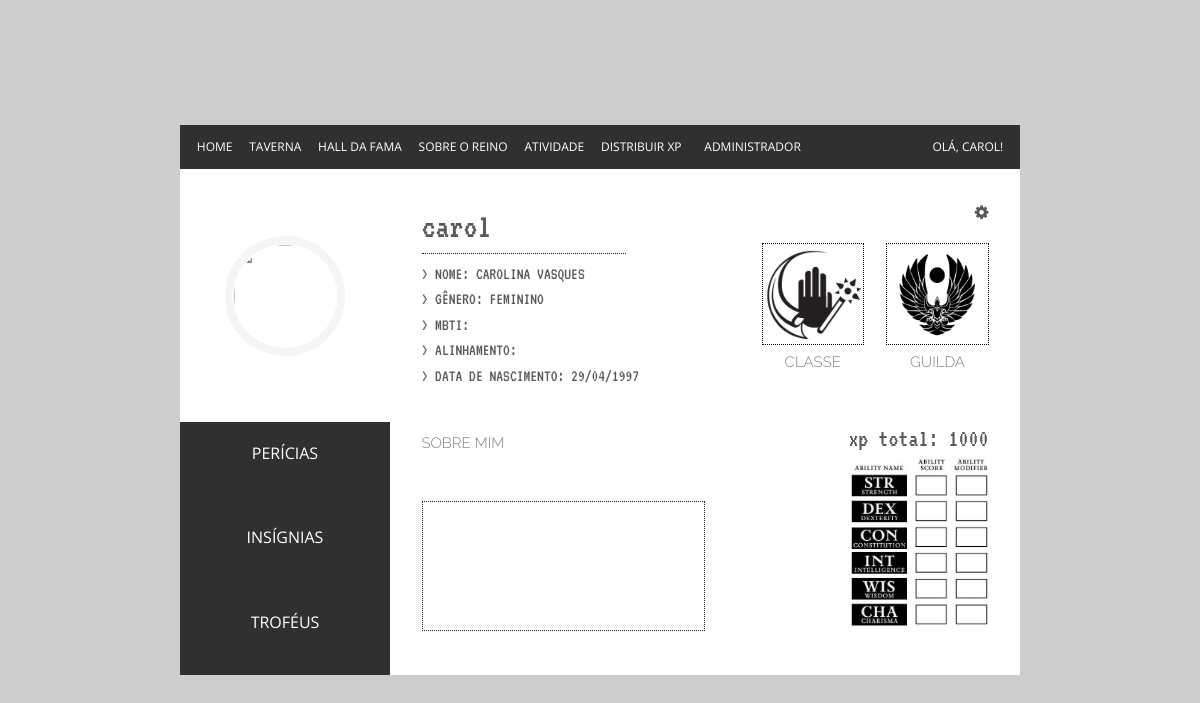
/_view/pageProfile.php?id=carol (signed in), run on the app's committed database.
### tables this page shows
CREATE TABLE `usuario` (
  `user` varchar(15) NOT NULL,
  `password` varchar(256) NOT NULL,
  `name` varchar(50) NOT NULL,
  `class` varchar(50) DEFAULT NULL,
  `exp` double DEFAULT NULL,
  `notActive` tinyint(1) DEFAULT NULL,
  `id_guild` int(11) DEFAULT NULL,
  `picture` varchar(256) DEFAULT NULL,
  `isDirector` tinyint(1) NOT NULL,
  `dateBirthday` date NOT NULL,
  `level` int(11) NOT NULL,
  `allignment` varchar(255) NOT NULL,
  `mbti` enum('','INTP','ENTJ','ENTP','INFJ','INFP','ENFJ','ENFP','ISTJ','ISFJ','ESTJ','ESFJ','ISTP','ISFP','ESTP','ESFP','INTJ') DEFAULT NULL,
  `about` varchar(255) NOT NULL,
  `attributes` varchar(255) NOT NULL,
  `title` varchar(255) NOT NULL,
  `expertise` varchar(255) NOT NULL,
  `genero` enum('M','F') NOT NULL
);

### _controller/getProfileData.php (called while the page is built)
<?php
    $queryText = "SELECT * FROM usuario WHERE user = '".$_GET['id']."'";
    $queryResult = mysqli_query ($conn, $queryText);
    if (!$queryResult)
    {
        echo "<script>alert('Erro ao carregar informações')</script>";
        die();
    }
    else{
        $userData = mysqli_fetch_array($queryResult);
    }
?>

### _controller/helper.php (called while the page is built, shortened)
<?php
function convert_date_db_to_gui($date){
    $new = explode("-",$date);
    $new_date = $new[2]."/".$new[1]."/".$new[0];
    return $new_date;
}
function convert_genre_db_to_gui($genre){
    if($genre == "F"){
        return "Feminino";
    }
}
?>

### _view/pageProfile.php (the view, shortened to what this page needs)
<?php
require_once ("../_controller/mysql_connect.php");
require_once ("../_controller/getProfileData.php");
require_once ("../_controller/helper.php");
?>
<!DOCTYPE html>
<html>
<head>
	<link rel="stylesheet" href="../_css/stylePageProfile.css" type="text/css">
	<link rel="stylesheet" href="https://maxcdn.bootstrapcdn.com/bootstrap/4.0.0-beta/css/bootstrap.min.css">
	<link href="https://maxcdn.bootstrapcdn.com/font-awesome/4.7.0/css/font-awesome.min.css" rel="stylesheet">
</head>
<body>
	<div class="container_profile_bg">
		<div class="container_profile">
			<div class="container_profile_top">
				<a href="home.php" class="container_profile_top_button_left">home</a>
				<a class="container_profile_top_button_left">taverna</a>
				<a href="pageRanking.php" class="container_profile_top_button_left">hall da fama</a>
				<a href="pageGuild.php" class="container_profile_top_button_left">sobre o reino</a>
				<a class="container_profile_top_button_left">atividade</a>
				<a class="container_profile_top_button_left">distribuir xp</a>
				<button class="container_profile_top_button_left" onclick="document.getElementById('edit_adm').style.display='block'">administrador</button>
				<a class="container_profile_top_button_right">olá, <?php echo $userData['user'];?>!</a>
			</div>
			<div class="container_profile_left">
				<div class="profile_img_bg_box">
					<div class="profile_img_bg">
						<img class="profile_img_inner" src="http://pa1.narvii.com/6256/4ec1d780edfb3f3ad303b0e6104d9a079c74e537_hq.gif">
					</div>
				</div>
				<div class="left_links_box">
					<a class="left_links_item left_links_item_border" href="#">Perícias</a>
					<a class="left_links_item left_links_item_border" href="#">Insígnias</a>
					<a class="left_links_item" href="#">Troféus</a>
				</div>
			</div>
			<div class="container_profile_right">
				<div class="container_profile_right_top">
					<div class="container_profile_right_top_left">
						<div class="profile_top_title"><?php echo $userData['user'];?></div>
						<div class="profile_top_subtitle"><?php echo $userData['title']; ?></div>
						<div class="profile_top_text" style="padding-top: 2%;">> NOME: <?php echo $userData['name']; ?></div>
						<div class="profile_top_text">> GÊNERO: <?php echo convert_genre_db_to_gui($userData['genero']); ?></div>
						<div class="profile_top_text">> MBTI: <?php echo $userData['mbti']; ?></div>
						<div class="profile_top_text">> ALINHAMENTO: <?php echo $userData['allignment']; ?></div>
						<div class="profile_top_text">> DATA DE NASCIMENTO: <?php echo convert_date_db_to_gui($userData['dateBirthday']); ?></div>
					</div>
					<div class="container_profile_right_top_right" style="flex-direction:column">
						<div onclick="document.getElementById('edit').style.display='block'" class="container_profile_edit" style="width: 100%;height: 15px;">
							<span style="float:right">
								<i class="fa fa-cog" aria-hidden="true"></i>
							</span>
						</div>
						<div style="display: flex; justify-content: space-between">
							<div class="container_profile_crest">
								<img src="../_img/backgrounds/mage-icon.png" style="width:100%; border: 1px dotted #000; padding: 2% 2% 2% 2%;">
								<div class="crest_container">
									<p class="profile_about_title">CLASSE</p>
								</div>
							</div>
							<div class="container_profile_crest">
								<img src="../_img/backgrounds/brasao.png" style="width:100%; border: 1px dotted #000; padding: 2% 2% 2% 2%;">
								<div class="crest_container">
									<p class="profile_about_title">GUILDA</p>
								</div>
							</div>
						</div>
					</div>
				</div>
				<div class="container_profile_right_bottom">
					<div class="container_profile_right_bottom_left">
						<p class="profile_about_title" style="margin-top: 28%;">sobre mim</p>
						<div class="profile_about_box">
							<p class="profile_about"><?php echo $userData['about'] ?></p>
						</div>
					</div>
					<div class="container_profile_right_bottom_right">
						<div style="text-align: right; font-size: 25px; margin-top: 4%;">xp total: <?php echo $userData['exp'] ?></div>
						<img src="_img/backgrounds/atributos.jpg" style="height:80%;width:auto; margin-top:10%; margin-left:20%; position:absolute; right: 0px; bottom:0px;">
					</div>
				</div>
			</div>
		</div>
	</div>
</body>
</html>

### data on the page
usuario: user "CAROL", user "carol", name "CAROLINA VASQUES", genero "FEMININO", dateBirthday "29/04/1997", exp "1000"
